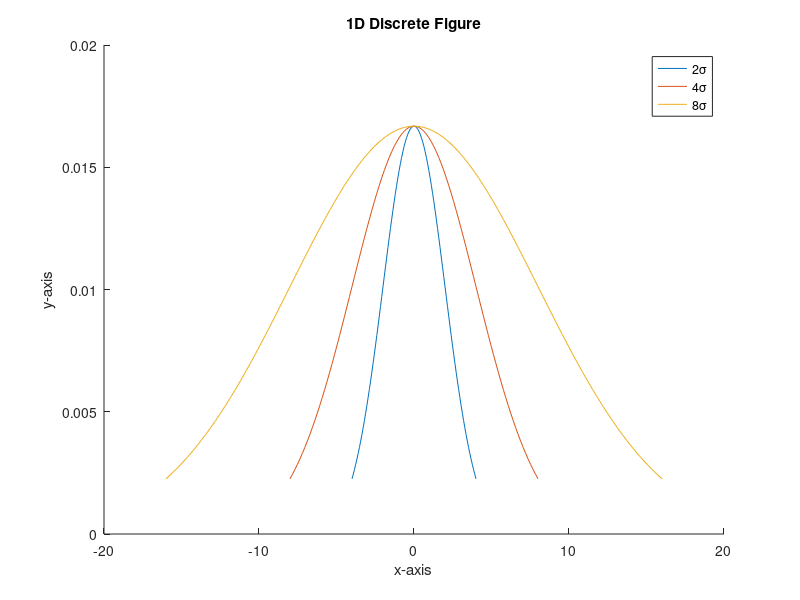

The MATLAB source for this figure: (Note: this script raises an error after producing the figure.)
% Create Original Array

L = size(200);

for i = 1 : 200
    if (i >= 40 && i <= 60)
        L(i) = 125;
    elseif (i >= 140 && i <= 160)
        L(i) = 75;
    else
        L(i) = 100;
    end
end

%% 
% Q2a) Create Gaussian Normalizaed 

mean = 0; 
% I found that changing the range to be larger made it easier to see the
% curves
range = 2;

% 2
stddev2 = 2; 
x2 = linspace((-1 * range) * stddev2, range * stddev2, 101);
y2 = 1/(2*pi*stddev2)*exp(-(x2-mean).^2/(2*stddev2^2));
y2 = y2 / sum(y2);

% 4
stddev4 = 4;
x4 = linspace((-1 * range) * stddev4, range * stddev4, 101);
y4 = 1/(2*pi*stddev4)*exp(-(x4-mean).^2/(2*stddev4^2));
y4 = y4 / sum(y4);

% 8
stddev8 = 8;
x8 = linspace((-1 * range) * stddev8, range * stddev8, 101);
y8 = 1/(2*pi*stddev8)*exp(-(x8-mean).^2/(2*stddev8^2));
y8 = y8 / sum(y8);

hold on;

plot(x2, y2, "DisplayName", "2σ");
plot(x4, y4, "DisplayName", "4σ");
plot(x8, y8, "DisplayName", "8σ");
title("1D Discrete Figure");
xlabel("x-axis");
ylabel("y-axis");

lgd = legend;
lgd.Title.String = "Standard Deviation σ";

hold off;

%% 
% Q2b) Create First Derivative of Gaussian

dy = [1; 0; -1];
d1y2 = conv(y2, dy, 'same');
d1y4 = conv(y4, dy, 'same');
d1y8 = conv(y8, dy, 'same');

% Normalized
d1y2 = d1y2.*stddev2;
d1y4 = d1y4.*stddev2;
d1y8 = d1y8.*stddev2;

% 2
plot(x2, y2);
hold on;
plot(x2, d1y2);
title("1st Gaussian Derivative Figure 2σ")
xlabel("x-axis");
ylabel("y-axis");

legend('Original 2σ', '1st Derivative');
hold off;

% 4
plot(x4, y4);
hold on;
plot(x4, d1y4);
title("1st Gaussian Derivative Figure 4σ");
xlabel("x-axis");
ylabel("y-axis");

legend('Original 4σ', '1st Derivative');
hold off;

% 8
plot(x8, y8);
hold on;
plot(x8, d1y8);
title("1st Gaussian Derivative Figure 8σ");
xlabel("x-axis");
ylabel("y-axis");

legend('Original 8σ', '1st Derivative');
hold off;


%% 
% Q2c) Create Second Derivative of Gaussian

d2y2 = conv(d1y2, dy, 'same');
d2y4 = conv(d1y4, dy, 'same');
d2y8 = conv(d1y8, dy, 'same');

% Normalized
d2y2 = d2y2.*stddev2;
d2y4 = d2y4.*stddev2;
d2y8 = d2y8.*stddev2;

% 2
plot(x2, y2);
hold on;
plot(x2, d1y2);
plot(x2, d2y2);
title("1st Gaussian Derivative Figure 2σ");
xlabel("x-axis");
ylabel("y-axis");

legend('Original 2σ', '1st Derivative, 2nd Derivative');
hold off;

% 4
plot(x4, y4);
hold on;
plot(x4, d1y4);
plot(x4, d2y4);
title("2nd Gaussian Derivative Figure 4σ");
xlabel("x-axis");
ylabel("y-axis");

legend('Original 4σ', '1st Derivative', '2nd Derivative');
hold off;

% 8
plot(x8, y8);
hold on;
plot(x8, d1y8);
plot(x8, d2y8);
title("2nd Gaussian Derivative Figure 8σ");
xlabel("x-axis");
ylabel("y-axis");

legend('Original 8σ', '1st Derivative', '2nd Derivative');
hold off;


%%
% Q2d) Convulving with Original Signal

% Default Gaussian
og2 = conv(L, y2, 'same');
og4 = conv(L, y4, 'same');
og8 = conv(L, y8, 'same');

plot(L);
hold on;
plot(og2);
plot(og4);
plot(og8);

hold off;

% First Derivative
d1og2 = conv(L, d1y2, 'same');
d1og4 = conv(L, d1y4, 'same');
d1og8 = conv(L, d1y8, 'same');

plot(L);
hold on;
plot(d1og2);
plot(d1og4);
plot(d1og8);

hold off;

% Second Derivative
d2og2 = conv(L, d2y2, 'same');
d2og4 = conv(L, d2y4, 'same');
d2og8 = conv(L, d2y8, 'same');

plot(L);
hold on;
plot(d2og2);
plot(d2og4);
plot(d2og8);

hold off;

%{
The first derivative of the graph reveals the local maximas and minimas
of where the values change from a high to a low value or vice versa. This
is because the first derivative shows the velocity of the values, which
reveals the edges when they switch directions.
For the second derivative is reveals the point in which the gaussian
function is at its peak, as it is represented in the 2nd derivative graph
when the value is at the lowest. This can be useful as the peak of the
gaussian is location of the edge.

The locations of my detected edges are harder to see and make out in the
graph as the σ (standard deviation) gets larger, as the values are more
spread apart, making the lines and the gaussian smoother, which in term
make both the first and the second derivative smoother. As the standard
deviation approaches a large number, the line to determine the edges, both
in the first and second derivative, become a straight line, where it is
almost impossible to find the edge.
%}

